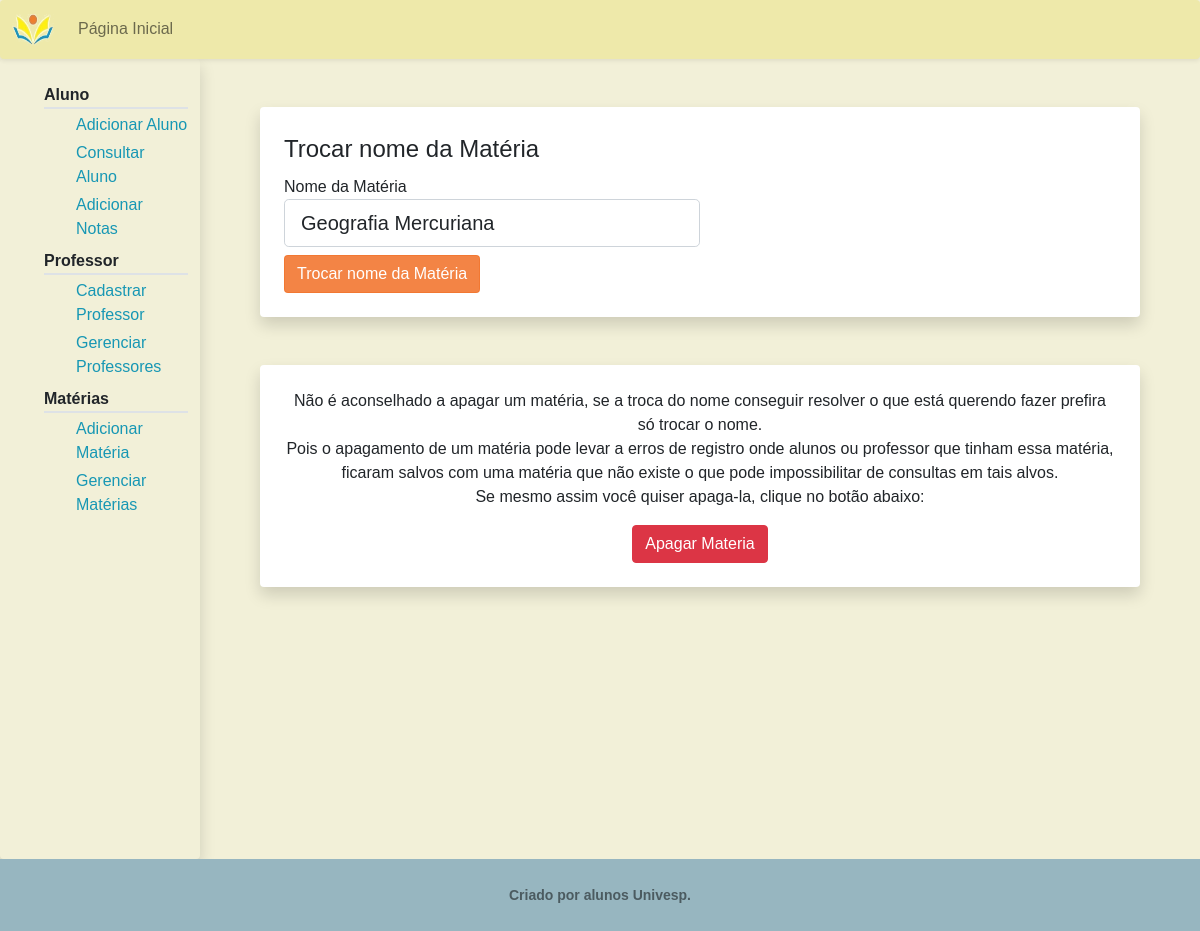
Before: /gerenciar/materia/11/ with the older database file.
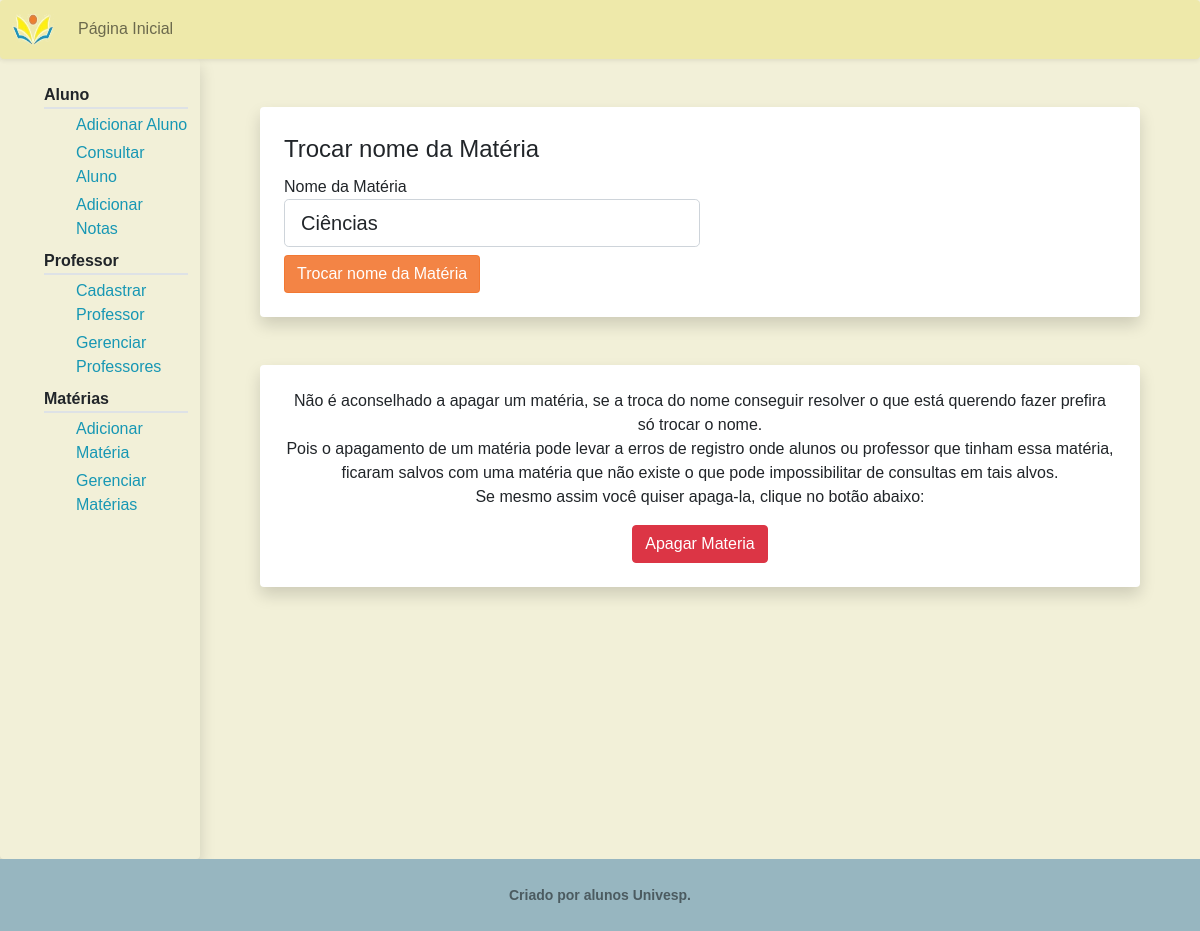
After: the same page with the newer database file.
### pi/models.py (models this page shows, shortened)
class Materia(db.Model):
    id = db.Column(db.Integer, primary_key=True)
    nome = db.Column(db.String(100), nullable=False, unique=True)

### pi/routes.py (the view)
@app.route("/gerenciar/materia/<id_materia>/", methods=["GET", "POST"])
def editar_materia(id_materia):
    id_mat = id_materia
    materia = Materia.query.get_or_404(id_materia)
    materia_nome = materia.nome
    form = EditarMateriaForm()
    if form.validate_on_submit():
        materia.nome = form.nome.data
        db.session.commit()
        flash(f'O nome da matéria {materia_nome} foi alterada para {form.nome.data}!', 'success')
        atualiza_escolhas(choices)
        return redirect(url_for('gerenciar_materia'))
    elif request.method == 'GET':
        form.nome.data = materia.nome
    return render_template('trocar.html',
                            titulo='Trocar Materia',
                            user='materia',
                            form=form,
                            id_mat=id_mat)

### pi/forms.py
class EditarMateriaForm(FlaskForm):
    nome = StringField('Nome da Matéria',
                        validators=[DataRequired(),
                        Length(min=2)])
    trocar = SubmitField('Trocar nome da Matéria')

### pi/templates/trocar.html (shortened to what this page needs)
{% extends "professor_layout.html" %}
{% block prof %}
    <div class="shadow p-4 mb-5 bg-white rounded m-5">
        <form action="" method="POST">
            <fieldset class="row g-3">
                {% if user != 'materia' %}
                    <legend class=""> Trocar Senha de {{ professor_nome }} </legend>
                    <div class="col-md-6">
                    {{ form.senha.label(class="form-control-label") }}
                        {% if form.senha.errors %}
                            {{ form.senha(class="form-control form-control-lg is-invalid")}}
                            <div class="invalid-feedback">
                                {% for error in form.senha.errors %}
                                    <span> {{ error }} </span>
                                {% endfor %}
                            </div>
                        {% else %}
                            {{ form.senha(class="form-control form-control-lg") }}
                        {% endif %}
                    </div>
                    <div class="col-md-6">
                        {{ form.confirma_senha.label(class="form-control-label") }}
                        {% if form.confirma_senha.errors %}
                            {{ form.confirma_senha(class="form-control form-control-lg is-invalid")}}
                            <div class="invalid-feedback">
                                {% for error in form.confirma_senha.errors %}
                                    <span> {{ error }} </span>
                                {% endfor %}
                            </div>
                        {% else %}
                            {{ form.confirma_senha(class="form-control form-control-lg") }}
                        {% endif %}
                    </div>
                {% else %}
                    <div class="">
                    <legend class=""> Trocar nome da Matéria </legend>
                    <div class="col-md-6">
                        {{ form.nome.label(class="form-control-label") }}
                        {% if form.nome.errors %}
                            {{ form.nome(class="form-control form-control-lg is-invalid")}}
                            <div class="invalid-feedback">
                                {% for error in form.nome.errors %}
                                    <span> {{ error }} </span>
                                {% endfor %}
                            </div>
                        {% else %}
                            {{ form.nome(class="form-control form-control-lg") }}
                        {% endif %}
                    </div>
                    </div>
                {% endif %}
            </fieldset>
            <div class="row">
                <div class="col mt-2">
                    {{ form.trocar(class="btn btn-primary") }}
                </div>
            </div>
        </form>
    </div>
    {% if user == 'materia' %}
        <div class="shadow p-4 mb-5 bg-white rounded m-5">
            <div class="text-center">
                <p>
                    Não é aconselhado a apagar um matéria, se a troca do nome conseguir resolver o que está querendo fazer prefira só trocar o nome. <br>
                    Pois o apagamento de um matéria pode levar a erros de registro onde alunos ou professor que tinham essa matéria, ficaram salvos com uma matéria que não existe o que pode impossibilitar de consultas em tais alvos. <br>
                    Se mesmo assim você quiser apaga-la, clique no botão abaixo:
                </p>
                {% set info_string = id_mat + ';materia;False'%}
                <a class="btn btn-danger" href=" {{ url_for('apagar', info=info_string ) }} "> Apagar Materia </a>
            </div>
        </div>
    {% endif %}
{% endblock prof %}

Changed rows visible on the page:
changed Materia: nome "Geografia Mercuriana" → "Ciências"
